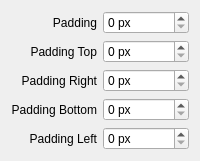
                  <widget class="QWidget" name="tab_37">
                   <attribute name="title">
                    <string>Padding</string>
                   </attribute>
                   <layout class="QGridLayout" name="gridLayout_26">
                    <item row="0" column="0">
                     <widget class="QLabel" name="label_38">
                      <property name="text">
                       <string>Padding</string>
                      </property>
                      <property name="alignment">
                       <set>Qt::AlignRight|Qt::AlignTrailing|Qt::AlignVCenter</set>
                      </property>
                     </widget>
                    </item>
                    <item row="1" column="1">
                     <widget class="QSpinBox" name="tb_padding_top_sb">
                      <property name="suffix">
                       <string> px</string>
                      </property>
                     </widget>
                    </item>
                    <item row="2" column="0">
                     <widget class="QLabel" name="label_39">
                      <property name="text">
                       <string>Padding Right</string>
                      </property>
                      <property name="alignment">
                       <set>Qt::AlignRight|Qt::AlignTrailing|Qt::AlignVCenter</set>
                      </property>
                     </widget>
                    </item>
                    <item row="3" column="1">
                     <widget class="QSpinBox" name="tb_padding_bottom_sb">
                      <property name="suffix">
                       <string> px</string>
                      </property>
                     </widget>
                    </item>
                    <item row="3" column="0">
                     <widget class="QLabel" name="label_40">
                      <property name="text">
                       <string>Padding Bottom</string>
                      </property>
                      <property name="alignment">
                       <set>Qt::AlignRight|Qt::AlignTrailing|Qt::AlignVCenter</set>
                      </property>
                     </widget>
                    </item>
                    <item row="0" column="1">
                     <widget class="QSpinBox" name="tb_padding_all_sb">
                      <property name="suffix">
                       <string> px</string>
                      </property>
                     </widget>
                    </item>
                    <item row="4" column="1">
                     <widget class="QSpinBox" name="tb_padding_left_sb">
                      <property name="suffix">
                       <string> px</string>
                      </property>
                     </widget>
                    </item>
                    <item row="4" column="0">
                     <widget class="QLabel" name="label_41">
                      <property name="text">
                       <string>Padding Left</string>
                      </property>
                      <property name="alignment">
                       <set>Qt::AlignRight|Qt::AlignTrailing|Qt::AlignVCenter</set>
                      </property>
                     </widget>
                    </item>
                    <item row="1" column="0">
                     <widget class="QLabel" name="label_42">
                      <property name="text">
                       <string>Padding Top</string>
                      </property>
                      <property name="alignment">
                       <set>Qt::AlignRight|Qt::AlignTrailing|Qt::AlignVCenter</set>
                      </property>
                     </widget>
                    </item>
                    <item row="2" column="1">
                     <widget class="QSpinBox" name="tb_padding_right_sb">
                      <property name="suffix">
                       <string> px</string>
                      </property>
                     </widget>
                    </item>
                   </layout>
                  </widget>
